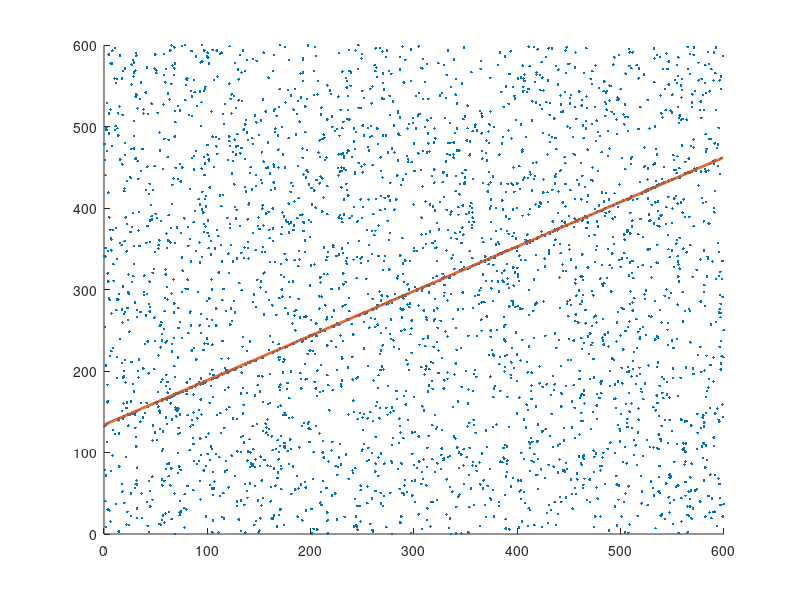

The MATLAB source for this figure:
close all
load ('points.mat');

iter = 0;
max_iters = 10000;

current_score = 0;
best_score = 0;

best_model = zeros (1,3);
points_size = size (points, 1);
sample_size = 2;
threshold = 10;

weights = ones (1, points_size) / points_size;
indices = 1:points_size;

x = min(min(points)):max(max(points));
    
while iter < max_iters
    for s = 1:1000
        sample = unique (randsample(indices, sample_size, true, weights));
        if size (sample, 2) == sample_size
            pt1 = points(sample(1), :);
            pt2 = points(sample(2), :);
            break
        end
    end
    if s == 1000
        disp ('bad samping');
        return
    end

    a = pt1 (2) - pt2 (2);
    b = pt2 (1) - pt1 (1);
    mag = sqrt (a^2 + b^2);
    a = a/mag; b = b/mag;
    c = (pt1 (1) * pt2 (2) - pt2 (1) * pt1 (2)) / mag;
    
    inliers = abs (points * [a;b] + c) < threshold;
    current_score = sum (inliers);
    
%     weights(~inliers) = 2 * weights (~inliers);
%     weights(inliers)  =     weights (inliers) / 2;
    
    weights(inliers)  = weights (inliers) / 4;
    add = (1 - sum (weights(inliers))) / size (weights (~inliers), 2);
    weights(~inliers) = weights (~inliers) + add;
    
%     figure;
%     xlim ([0 max(points (:,1))+1]); ylim ([0 max(points (:,2))+1]);
%     disp ('press key')
%     hold on;
%     y = (-a*x - c)/b;
%     plot (points(:,1), points(:,2), '.'); plot (x, y, 'LineWidth', 2); 
%     inls = points (inliers, :);
%     plot (inls(:,1), inls(:,2), 'o'); 
%     plot ([pt1(1); pt2(1)], [pt1(2); pt2(2)], '+');
%     hold off
%     w = waitforbuttonpress;
%     close;
    
%     figure;
%     xlim ([0 max(points (:,1))+1]); ylim ([0 max(points (:,2))+1]);
%     hold on;
%     y = (-a*x - c)/b;
%     plot (x, y, 'LineWidth', 2); 
%     arrayfun (@(i) plot (points (i,1), points(i,2), ...
%                     '.', 'Color', 'blue', 'MarkerSize', weights(i)*10000), indices);
%     hold off;
%     w = waitforbuttonpress;
%     saveas (gcf, [char(string(iter)) '.png']);
%     close;
    
    if current_score > best_score
        best_score = current_score;
        best_model = [a b c];
        
        max_iters = log (0.01) / log (1 - (current_score/points_size)^sample_size);
    end
    iter = iter + 1;
end
disp('iterations reached');
disp (iter)

a = best_model(1);
b = best_model(2);
c = best_model(3);

inliers = points (abs (points * [a;b] + c) < threshold, :);
[V,~] = eig (cov (inliers));
a = V(1,1);
b = V(2,1);
c = -mean (inliers) * V(:, 1);

inliers = abs (points * [a;b] + c) < threshold;
disp ('number of inliers')
sum (inliers)
inliers = points (inliers, :);

figure;
hold on;
y = (-a*x - c)/b;
plot (points(:,1), points(:,2), '.');
plot (x, y, 'LineWidth', 2);
hold off

